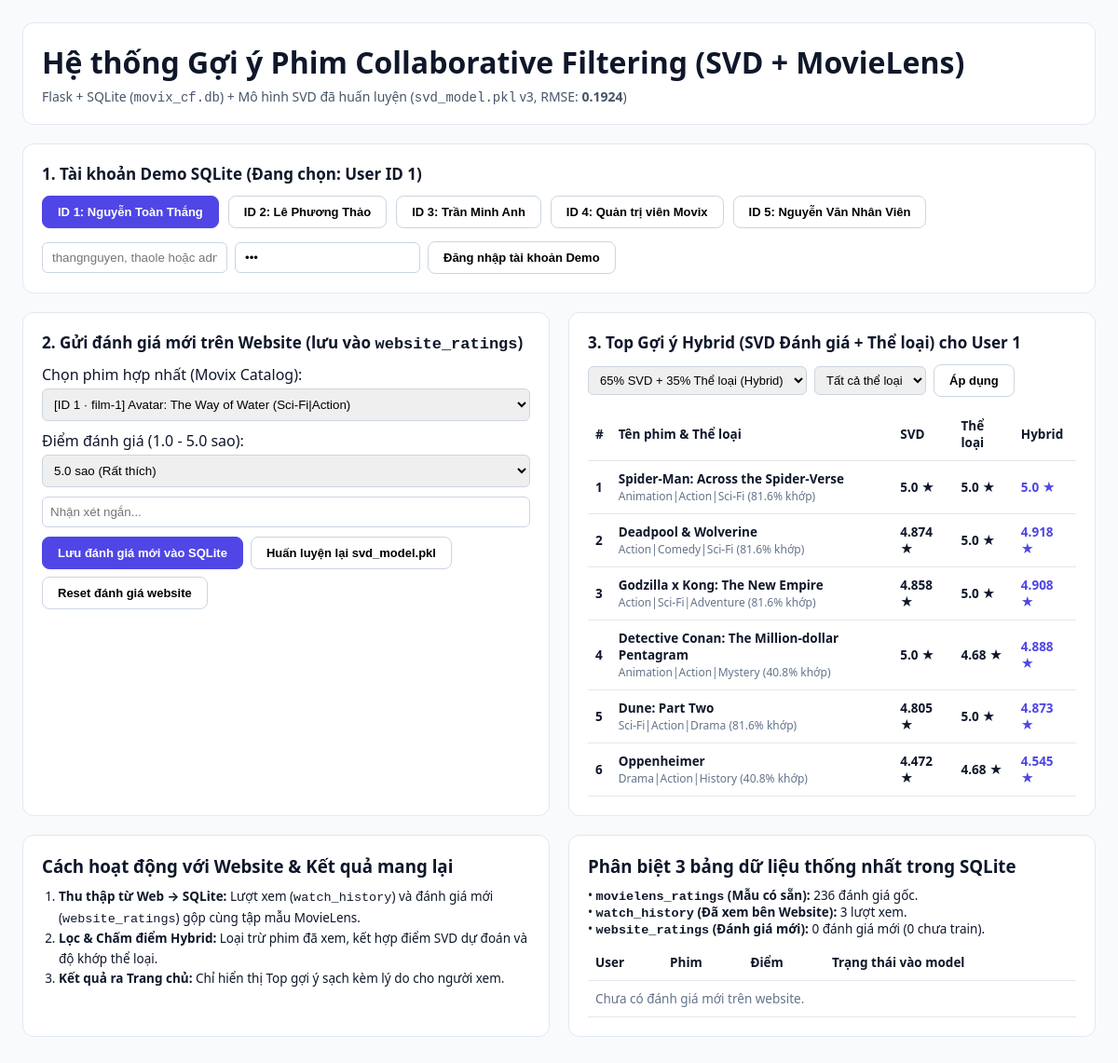
Before: / with the older database file.
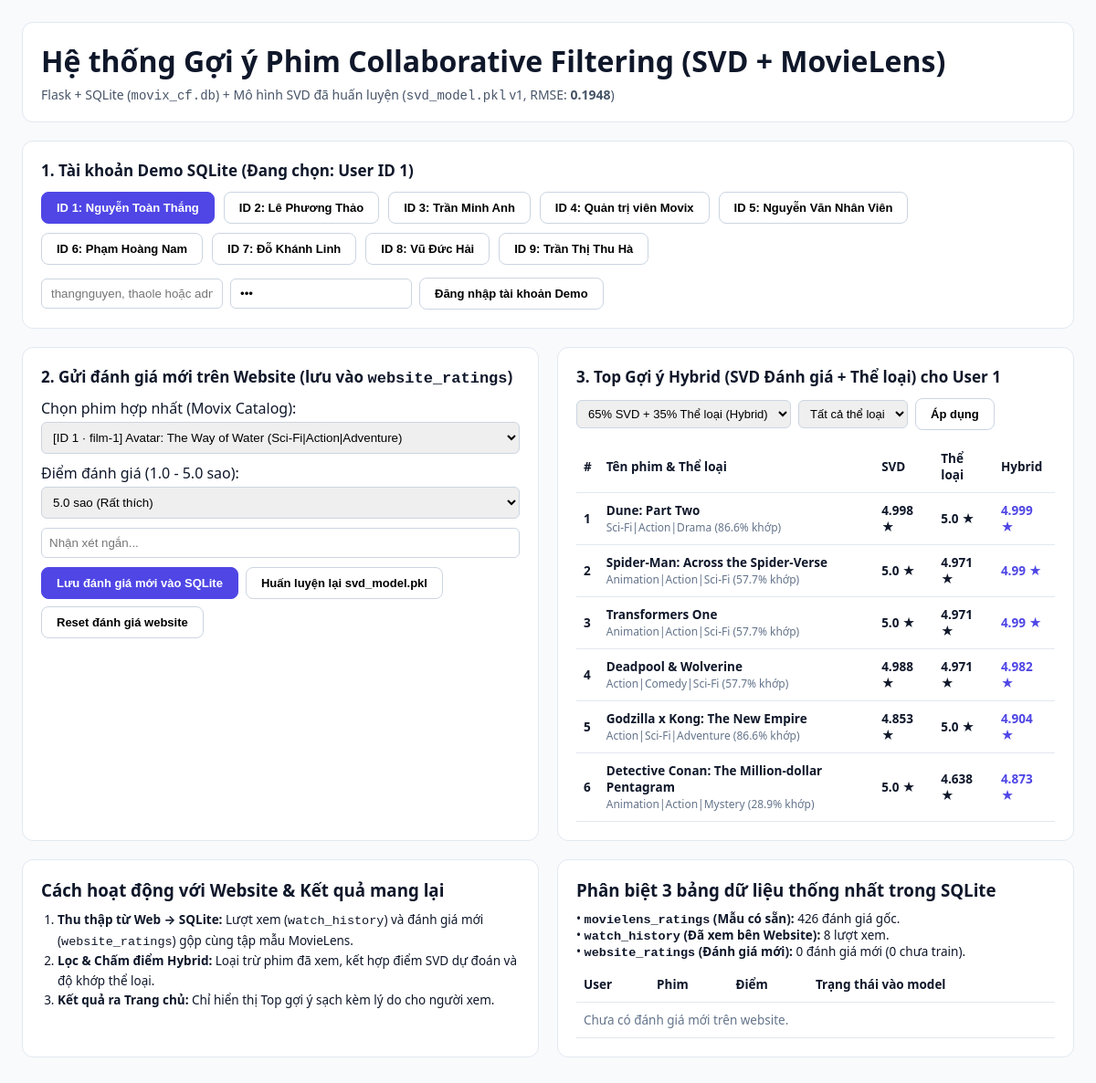
After: the same page with the newer database file.
### tables this page shows
CREATE TABLE model_metadata (
            id INTEGER PRIMARY KEY CHECK (id = 1),
            trained_at TEXT NOT NULL,
            movielens_count INTEGER NOT NULL,
            website_count INTEGER NOT NULL,
            total_ratings INTEGER NOT NULL,
            n_factors INTEGER NOT NULL,
            epochs INTEGER NOT NULL,
            rmse REAL NOT NULL,
            model_version INTEGER NOT NULL
        );

CREATE TABLE users (
            id INTEGER PRIMARY KEY AUTOINCREMENT,
            web_user_id TEXT UNIQUE,
            username TEXT UNIQUE NOT NULL,
            password TEXT NOT NULL DEFAULT '123',
            full_name TEXT NOT NULL,
            email TEXT NOT NULL,
            persona TEXT NOT NULL DEFAULT 'Khán giả Movix',
            role TEXT NOT NULL DEFAULT 'customer'
        );

CREATE TABLE movies (
            id INTEGER PRIMARY KEY AUTOINCREMENT,
            web_film_id TEXT UNIQUE,
            title TEXT NOT NULL,
            genres TEXT NOT NULL,
            year INTEGER NOT NULL DEFAULT 2026,
            movielens_ref TEXT NOT NULL DEFAULT 'Movix Catalog',
            description TEXT NOT NULL DEFAULT ''
        );

### app.py (the view)
@app.route("/", methods=["GET"])
def index():
    active_user_id = session.get("user_id", 1)
    alpha = float(request.args.get("alpha", session.get("alpha", 0.65)))
    genre = request.args.get("genre", session.get("genre", "ALL"))
    session["alpha"] = alpha
    session["genre"] = genre
    state = get_dashboard_state(active_user_id, alpha=alpha, genre_filter=genre)
    message = request.args.get("msg", "")
    error = request.args.get("err", "")
    return render_template("index.html", state=state, message=message, error=error)

### svd_engine.py (called while the page is built, shortened)
def get_conn():
    conn = sqlite3.connect(DB_PATH)
    conn.row_factory = sqlite3.Row
    return conn

def _needs_unified_migration(cur):
    tables = {r[0] for r in cur.execute("SELECT name FROM sqlite_master WHERE type='table'").fetchall()}
    if "movies" not in tables or "watch_history" not in tables or "recommendation_settings" not in tables:
        return True
    movie_cols = {r[1] for r in cur.execute("PRAGMA table_info(movies)").fetchall()}
    user_cols = {r[1] for r in cur.execute("PRAGMA table_info(users)").fetchall()}
    if "web_film_id" not in movie_cols or "web_user_id" not in user_cols:
        return True
    has_film18 = cur.execute("SELECT 1 FROM movies WHERE web_film_id = 'film-18'").fetchone()
    has_usr6 = cur.execute("SELECT 1 FROM users WHERE web_user_id = 'usr-6'").fetchone()
    if not has_film18 or not has_usr6:
        return True
    return False

def dot(a, b):
    return sum(x * y for x, y in zip(a, b))

def load_model():
    if not os.path.exists(MODEL_PATH):
        init_db(False)
    with open(MODEL_PATH, "rb") as f:
        model = pickle.load(f)
    if "user_genre_profiles" not in model:
        train_and_save_model()
        with open(MODEL_PATH, "rb") as f:
            model = pickle.load(f)
    return model

def get_settings(cur=None):
    own_conn = False
    if cur is None:
        init_db(False)
        conn = get_conn()
        cur = conn.cursor()
        own_conn = True
    row = cur.execute("SELECT * FROM recommendation_settings WHERE id = 1").fetchone()
    if own_conn:
        conn.close()
    d = dict(row)
    d["home_enabled"] = bool(d["home_enabled"])
    return d

### templates/index.html (shortened to what this page needs)
<!DOCTYPE html>
<html lang="vi">
<head>
</head>
<body>
  <div class="wrap">
    <div class="card">
      <h1 style="margin:0 0 6px;">Hệ thống Gợi ý Phim Collaborative Filtering (SVD + MovieLens)</h1>
      <p style="margin:0;color:#475569;font-size:14px;">
        Flask + SQLite (<code>movix_cf.db</code>) + Mô hình SVD đã huấn luyện (<code>svd_model.pkl</code> v{{ state.model_info.model_version }}, RMSE: <span class="num">{{ state.model_info.rmse }}</span>)
      </p>
    </div>
    <div class="card">
      <h2 style="margin:0 0 12px;font-size:17px;">1. Tài khoản Demo SQLite (Đang chọn: User ID {{ state.active_user_id }})</h2>
      <div style="display:flex;gap:10px;flex-wrap:wrap;margin-bottom:14px;">
        {% for u in state.users %}
          <form method="POST" action="/switch-user/{{ u.id }}" style="display:inline;">
            <button type="submit" class="btn {% if u.id == state.active_user_id %}btn-primary{% endif %}">
              ID {{ u.id }}: {{ u.full_name }}
            </button>
          </form>
        {% endfor %}
      </div>
      <form method="POST" action="/login" style="display:flex;gap:8px;flex-wrap:wrap;align-items:center;">
        <input name="username" placeholder="thangnguyen, thaole hoặc admin" style="padding:8px 10px;border:1px solid #cbd5e1;border-radius:6px;" required />
        <input name="password" type="password" value="123" placeholder="Mật khẩu (123)" style="padding:8px 10px;border:1px solid #cbd5e1;border-radius:6px;" required />
        <button class="btn" type="submit">Đăng nhập tài khoản Demo</button>
      </form>
    </div>
    <div class="grid-2">
      <div class="card">
        <h2 style="margin:0 0 12px;font-size:17px;">2. Gửi đánh giá mới trên Website (lưu vào <code>website_ratings</code>)</h2>
        <form method="POST" action="/rate" style="display:flex;flex-direction:column;gap:10px;">
          <label>Chọn phim hợp nhất (Movix Catalog):
            <select name="movie_id" style="width:100%;padding:8px;border:1px solid #cbd5e1;border-radius:6px;margin-top:4px;">
              {% for m in state.movies %}
                <option value="{{ m.id }}">[ID {{ m.id }} · {{ m.web_film_id }}] {{ m.title }} ({{ m.genres }})</option>
              {% endfor %}
            </select>
          </label>
          <label>Điểm đánh giá (1.0 - 5.0 sao):
            <select name="rating" style="width:100%;padding:8px;border:1px solid #cbd5e1;border-radius:6px;margin-top:4px;">
              <option value="5.0">5.0 sao (Rất thích)</option>
            </select>
          </label>
          <input name="comment" placeholder="Nhận xét ngắn..." style="padding:8px;border:1px solid #cbd5e1;border-radius:6px;" />
          <div style="display:flex;gap:8px;flex-wrap:wrap;">
            <button class="btn btn-primary" type="submit">Lưu đánh giá mới vào SQLite</button>
            <button class="btn" type="submit" formaction="/retrain">Huấn luyện lại svd_model.pkl</button>
            <button class="btn" type="submit" formaction="/reset">Reset đánh giá website</button>
          </div>
        </form>
      </div>
      <div class="card">
        <h2 style="margin:0 0 12px;font-size:17px;">3. Top Gợi ý Hybrid (SVD Đánh giá + Thể loại) cho User {{ state.active_user_id }}</h2>
        <form method="GET" action="/" style="display:flex;gap:8px;flex-wrap:wrap;margin-bottom:12px;align-items:center;">
          <select name="alpha" style="padding:6px 8px;border:1px solid #cbd5e1;border-radius:6px;font-size:13px;">
            <option value="0.65" {% if state.alpha == 0.65 %}selected{% endif %}>65% SVD + 35% Thể loại (Hybrid)</option>
          </select>
          <select name="genre" style="padding:6px 8px;border:1px solid #cbd5e1;border-radius:6px;font-size:13px;">
            <option value="ALL">Tất cả thể loại</option>
          </select>
          <button class="btn" type="submit">Áp dụng</button>
        </form>
        <table>
          <thead><tr><th>#</th><th>Tên phim &amp; Thể loại</th><th>SVD</th><th>Thể loại</th><th>Hybrid</th></tr></thead>
          <tbody>
            {% for r in state.recommendations %}
              <tr>
                <td class="num">{{ loop.index }}</td>
                <td>
                  <strong>{{ r.title }}</strong><br />
                  <span style="color:#64748b;font-size:12px;">{{ r.genres }} ({{ r.genre_match_pct }}% khớp)</span>
                </td>
                <td class="num">{{ r.svd_score }} ★</td>
                <td class="num">{{ r.genre_score }} ★</td>
                <td class="num" style="color:#4f46e5;">{{ r.predicted_rating }} ★</td>
              </tr>
            {% endfor %}
          </tbody>
        </table>
      </div>
    </div>
    <div class="grid-2">
      <div class="card">
        <h3 style="margin:0 0 10px;">Cách hoạt động với Website &amp; Kết quả mang lại</h3>
        <ol style="font-size:13.5px;margin:0;padding-left:18px;line-height:1.6;">
          <li><strong>Thu thập từ Web → SQLite:</strong> Lượt xem (<code>watch_history</code>) và đánh giá mới (<code>website_ratings</code>) gộp cùng tập mẫu MovieLens.</li>
          <li><strong>Lọc &amp; Chấm điểm Hybrid:</strong> Loại trừ phim đã xem, kết hợp điểm SVD dự đoán và độ khớp thể loại.</li>
          <li><strong>Kết quả ra Trang chủ:</strong> Chỉ hiển thị Top {{ state.settings.top_k if state.settings else 4 }} gợi ý sạch kèm lý do cho người xem.</li>
        </ol>
      </div>
      <div class="card">
        <h3 style="margin:0 0 10px;">Phân biệt 3 bảng dữ liệu thống nhất trong SQLite</h3>
        <p style="font-size:13.5px;margin:0 0 8px;">
          • <strong><code>movielens_ratings</code> (Mẫu có sẵn):</strong> {{ state.movielens_ratings|length }} đánh giá gốc.<br />
          • <strong><code>watch_history</code> (Đã xem bên Website):</strong> {{ state.watch_history|length }} lượt xem.<br />
          • <strong><code>website_ratings</code> (Đánh giá mới):</strong> {{ state.website_ratings|length }} đánh giá mới ({{ state.pending_retrain_count }} chưa train).
        </p>
        <table>
          <thead><tr><th>User</th><th>Phim</th><th>Điểm</th><th>Trạng thái vào model</th></tr></thead>
          <tbody>
            {% for w in state.website_ratings %}
              <tr>
                <td>User {{ w.user_id }}</td>
                <td>{{ w.movie_title }}</td>
                <td class="num">{{ w.rating }} ★</td>
                <td>{{ "Đã cập nhật vào svd_model.pkl" if w.included_in_model else "Chờ huấn luyện lại" }}</td>
              </tr>
            {% else %}
              <tr><td colspan="4" style="color:#64748b;">Chưa có đánh giá mới trên website.</td></tr>
            {% endfor %}
          </tbody>
        </table>
      </div>
    </div>
  </div>
</body>
</html>

### templates/index.html (style rules this page uses)
body { font-family: system-ui, -apple-system, sans-serif; background: #f8fafc; color: #0f172a; margin: 0; padding: 24px; }
.wrap { max-width: 1180px; margin: 0 auto; }
.card { background: #fff; border: 1px solid #e2e8f0; border-radius: 12px; padding: 20px; margin-bottom: 20px; }
.grid-2 { display: grid; grid-template-columns: 1fr 1fr; gap: 20px; }
.btn { padding: 9px 16px; border-radius: 8px; border: 1px solid #cbd5e1; background: #fff; font-weight: 600; cursor: pointer; font-size: 13px; }
.btn-primary { background: #4f46e5; color: #fff; border-color: #4f46e5; }
table { width: 100%; border-collapse: collapse; font-size: 13.5px; }
th, td { text-align: left; padding: 10px 8px; border-bottom: 1px solid #e2e8f0; }
.num { font-variant-numeric: tabular-nums; font-weight: 700; }

Changed rows visible on the page:
no longer on this page (row unchanged): movies: title "Oppenheimer", genres "Drama|Action|History", genre_match_pct "40.8", svd_score "4.472", genre_score "4.68", predicted_rating "4.545"
changed model_metadata: model_info.model_version "3" → "1"; model_info.rmse "0.1924" → "0.1948"
added users: id "6", full_name "Phạm Hoàng Nam"
added users: id "7", full_name "Đỗ Khánh Linh"
added users: id "8", full_name "Vũ Đức Hải"
added users: id "9", full_name "Trần Thị Thu Hà"
shown differently, row unchanged: movies "Dune: Part Two": genre_match_pct "81.6" → "86.6"; svd_score "4.805" → "4.998"; predicted_rating "4.873" → "4.999"; moves up the list
computed for movies "Spider-Man: Across the Spider-Verse": genre_match_pct "81.6" → "57.7"; genre_score "5.0" → "4.971"; predicted_rating "5.0" → "4.99"
added movies: title "Transformers One", genres "Animation|Action|Sci-Fi", genre_match_pct "57.7", svd_score "5.0", genre_score "4.971", predicted_rating "4.99"
computed for movies "Deadpool & Wolverine": genre_match_pct "81.6" → "57.7"; svd_score "4.874" → "4.988"; genre_score "5.0" → "4.971"; predicted_rating "4.918" → "4.982"
computed for movies "Godzilla x Kong: The New Empire": genre_match_pct "81.6" → "86.6"; svd_score "4.858" → "4.853"; predicted_rating "4.908" → "4.904"
computed for movies "Detective Conan: The Million-dollar Pentagram": genre_match_pct "40.8" → "28.9"; genre_score "4.68" → "4.638"; predicted_rating "4.888" → "4.873"
Other visible differences:
form field movie_id: "[ID 1 · film-1] Avatar: The Way of Water (Sci-Fi|Action)" → "[ID 1 · film-1] Avatar: The Way of Water (Sci-Fi|Action|Adventure)"
{{ state.movielens_ratings|length }}: "236" → "426"
{{ state.watch_history|length }}: "3" → "8"
